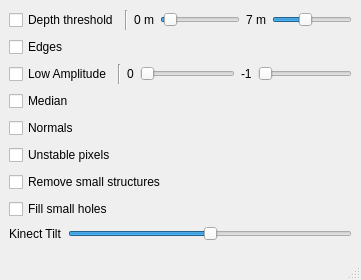
<?xml version="1.0" encoding="UTF-8"?>
<ui version="4.0">
 <class>FiltersWindow</class>
 <widget class="QMainWindow" name="FiltersWindow">
  <property name="geometry">
   <rect>
    <x>0</x>
    <y>0</y>
    <width>361</width>
    <height>280</height>
   </rect>
  </property>
  <property name="windowTitle">
   <string>Filters</string>
  </property>
  <widget class="QWidget" name="centralwidget">
   <layout class="QHBoxLayout" name="horizontalLayout_2">
    <item>
     <layout class="QHBoxLayout" name="horizontalLayout">
      <item>
       <layout class="QVBoxLayout" name="verticalLayout">
        <item>
         <layout class="QHBoxLayout" name="horizontalLayout_3">
          <item>
           <widget class="QCheckBox" name="depthThresholdCheckBox">
            <property name="text">
             <string>Depth threshold</string>
            </property>
           </widget>
          </item>
          <item>
           <widget class="Line" name="line">
            <property name="orientation">
             <enum>Qt::Vertical</enum>
            </property>
           </widget>
          </item>
          <item>
           <widget class="QLabel" name="minDepthLabel">
            <property name="text">
             <string>0 m</string>
            </property>
           </widget>
          </item>
          <item>
           <widget class="QSlider" name="minDepthSlider">
            <property name="maximum">
             <number>700</number>
            </property>
            <property name="sliderPosition">
             <number>30</number>
            </property>
            <property name="orientation">
             <enum>Qt::Horizontal</enum>
            </property>
           </widget>
          </item>
          <item>
           <widget class="QLabel" name="maxDepthLabel">
            <property name="text">
             <string>7 m</string>
            </property>
           </widget>
          </item>
          <item>
           <widget class="QSlider" name="maxDepthSlider">
            <property name="maximum">
             <number>1000</number>
            </property>
            <property name="value">
             <number>400</number>
            </property>
            <property name="sliderPosition">
             <number>400</number>
            </property>
            <property name="orientation">
             <enum>Qt::Horizontal</enum>
            </property>
           </widget>
          </item>
         </layout>
        </item>
        <item>
         <widget class="QCheckBox" name="edgesCheckBox">
          <property name="text">
           <string>Edges</string>
          </property>
         </widget>
        </item>
        <item>
         <layout class="QHBoxLayout" name="horizontalLayout_5">
          <item>
           <widget class="QCheckBox" name="amplitudeCheckBox">
            <property name="text">
             <string>Low Amplitude</string>
            </property>
           </widget>
          </item>
          <item>
           <widget class="Line" name="line_2">
            <property name="orientation">
             <enum>Qt::Vertical</enum>
            </property>
           </widget>
          </item>
          <item>
           <widget class="QLabel" name="minAmplitudeLabel">
            <property name="text">
             <string>0</string>
            </property>
           </widget>
          </item>
          <item>
           <widget class="QSlider" name="minAmplitudeSlider">
            <property name="minimum">
             <number>-1</number>
            </property>
            <property name="maximum">
             <number>15000</number>
            </property>
            <property name="singleStep">
             <number>10</number>
            </property>
            <property name="pageStep">
             <number>50</number>
            </property>
            <property name="value">
             <number>0</number>
            </property>
            <property name="orientation">
             <enum>Qt::Horizontal</enum>
            </property>
           </widget>
          </item>
          <item>
           <widget class="QLabel" name="maxAmplitudeLabel">
            <property name="text">
             <string>-1</string>
            </property>
           </widget>
          </item>
          <item>
           <widget class="QSlider" name="maxAmplitudeSlider">
            <property name="minimum">
             <number>-1</number>
            </property>
            <property name="maximum">
             <number>15000</number>
            </property>
            <property name="singleStep">
             <number>10</number>
            </property>
            <property name="pageStep">
             <number>50</number>
            </property>
            <property name="value">
             <number>-1</number>
            </property>
            <property name="orientation">
             <enum>Qt::Horizontal</enum>
            </property>
           </widget>
          </item>
         </layout>
        </item>
        <item>
         <widget class="QCheckBox" name="medianCheckBox">
          <property name="text">
           <string>Median</string>
          </property>
         </widget>
        </item>
        <item>
         <widget class="QCheckBox" name="normalsCheckBox">
          <property name="text">
           <string>Normals</string>
          </property>
         </widget>
        </item>
        <item>
         <widget class="QCheckBox" name="unstableCheckBox">
          <property name="text">
           <string>Unstable pixels</string>
          </property>
         </widget>
        </item>
        <item>
         <widget class="QCheckBox" name="removeSmallStructuresBox">
          <property name="text">
           <string>Remove small structures</string>
          </property>
         </widget>
        </item>
        <item>
         <widget class="QCheckBox" name="fillSmallHolesCheckBox">
          <property name="text">
           <string>Fill small holes</string>
          </property>
         </widget>
        </item>
        <item>
         <layout class="QHBoxLayout" name="horizontalLayout_4">
          <item>
           <widget class="QLabel" name="label">
            <property name="text">
             <string>Kinect Tilt</string>
            </property>
           </widget>
          </item>
          <item>
           <widget class="QSlider" name="kinectTiltSlider">
            <property name="minimum">
             <number>-31</number>
            </property>
            <property name="maximum">
             <number>31</number>
            </property>
            <property name="orientation">
             <enum>Qt::Horizontal</enum>
            </property>
           </widget>
          </item>
         </layout>
        </item>
       </layout>
      </item>
     </layout>
    </item>
   </layout>
  </widget>
  <widget class="QMenuBar" name="menubar">
   <property name="geometry">
    <rect>
     <x>0</x>
     <y>0</y>
     <width>361</width>
     <height>20</height>
    </rect>
   </property>
  </widget>
  <widget class="QStatusBar" name="statusbar"/>
 </widget>
 <resources/>
 <connections/>
</ui>
